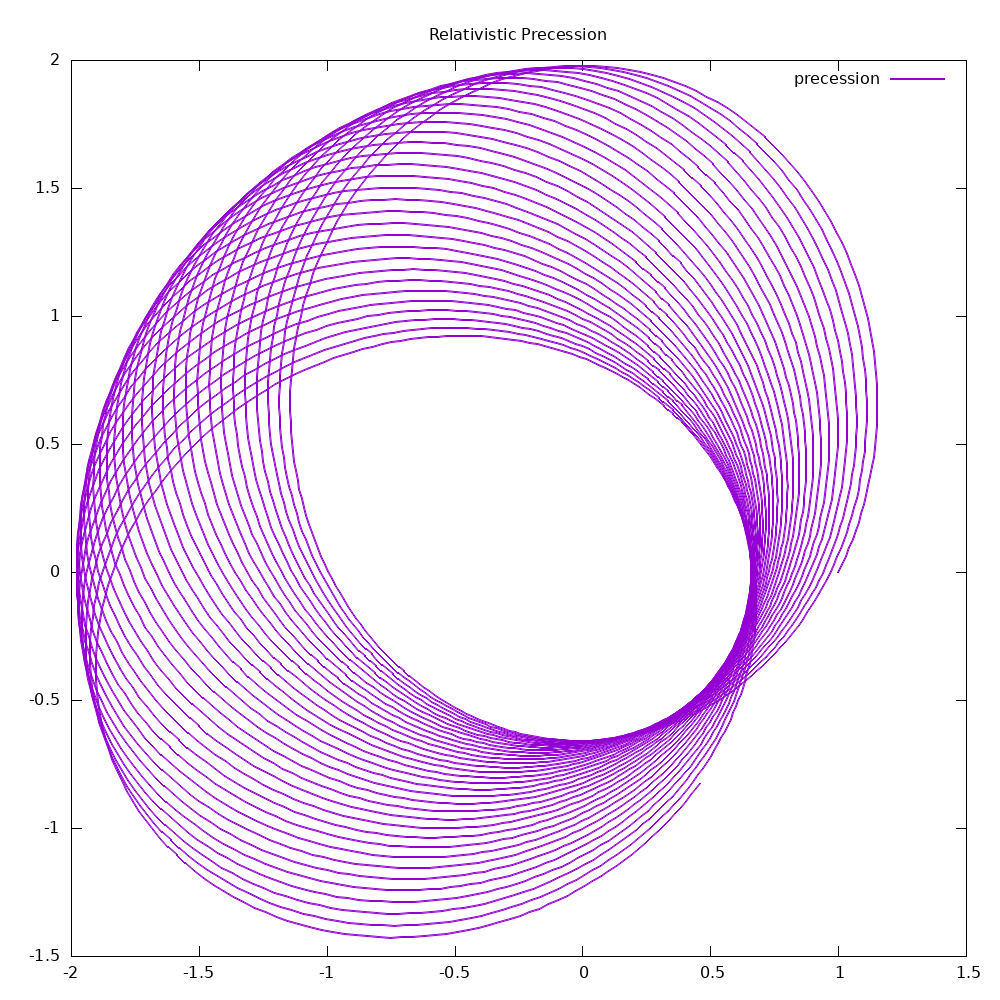

Generate this figure with gnuplot:
set terminal png size 1000,1000
set output 'precession.png'

set title 'Relativistic Precession'
set size square

plot 'orbit_precession.txt' using 1:2 \
with lines lw 2 title 'precession'
